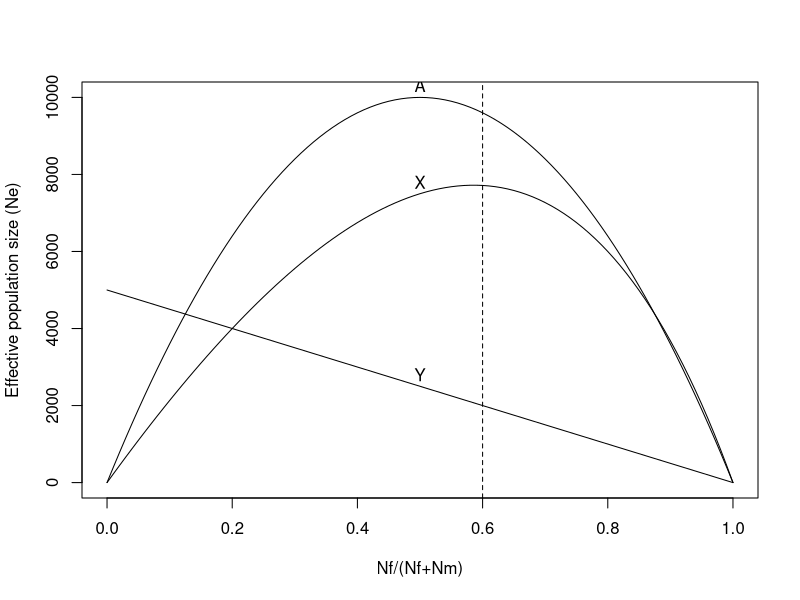
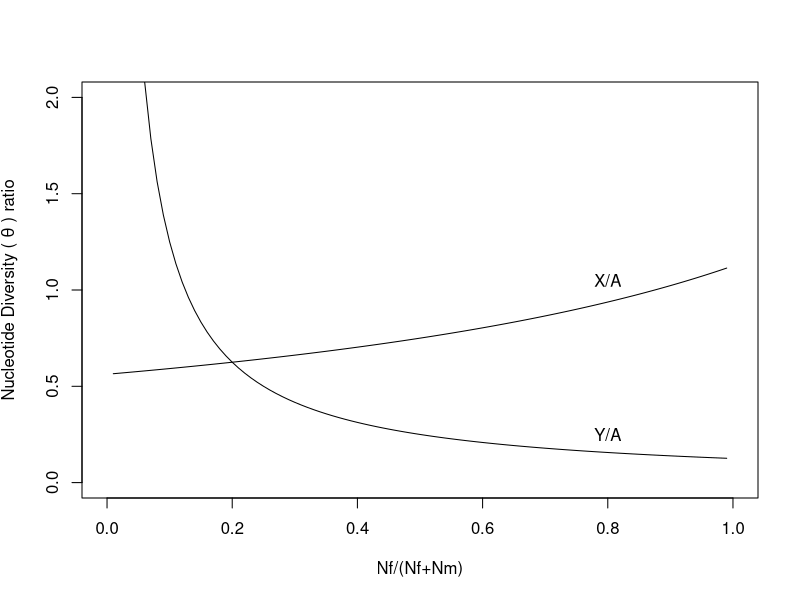

Generate these figures, in order, with R:
Nf=5000 #number of females
Nm=5000 #number of males
N=Nf+Nm #total number of individuals
x=Nf/(Nf+Nm) #proportion of females

#Expected Ne as a function of the sex ratio for different chromosome types in a neutral model
curve(4*N*(1-x)*x, from=0,to=1, #autosomes
      ylab="Effective population size (Ne)", 
      xlab= "Nf/(Nf+Nm)", 
      ylim=c(0,10000))
curve(9*N*x*(x-1)/(2*(x-2)),from=0,to=1, add=T) #Xchromosomes
curve(N*(1-x)/2,from=0,to=1, add=T) #Ychromosomes
text(0.5,2800, labels="Y")
text(0.5,7800, labels="X")
text(0.5,10300, labels="A")
abline(v=0.6,lty=2)

#Nucelotide diversity ratios (for a neutral model, assuming equal mutation rates, and theta=4Nemu)
curve(((9*N*x*(x-1)/(2*(x-2))))/(4*N*(1-x)*x), from=0, to=1,
      ylab=expression(paste("Nucleotide Diversity ( ", theta, " ) ratio")),
      xlab="Nf/(Nf+Nm)",
      ylim=c(0,2))
curve((N*(1-x)/2)/(4*N*(1-x)*x), from=0, to=1,add=T)
text(0.8,1.05, labels="X/A")
text(0.8,0.25, labels="Y/A")
#abline(v=0.6,lty=2)
#points(0.6,tx_x_auto,pch=20,col="darkgreen") #empirical X/A weighted theta
#points(0.6,sc_x_auto,pch=20,col="darkred") #empirical X/A weighted theta
#points(0.6,fl_x_auto,pch=20,col="darkred") #empirical X/A weighted theta

#points(0.6,1.0,pch=15,col="darkgreen") # X/A mlhka
#points(0.6,0.017,pch=15,col="red") # Y/A mlhka
#points(0.6,tx_y_auto,pch=20, col="black") #empirical Y/A weighted theta
#points(0.6,sc_y_auto,pch=20, col="black") #empirical Y/A weighted theta
#points(0.6,fl_y_auto,pch=20, col="black") #empirical Y/A weighted theta

#segments(x0=0.6, y0=0.74, x1=0.6, y1=0.96, lwd=2, col="black") #conf interval for weighted mean X/A theta TX
#segments(x0=0.6, y0=0.001, x1=0.6, y1=0.07, lwd=2, col="black") #conf interval for weighted mean Y/A theta TX

#TX
#segments(x0=0.6,y0=lowerXA,x1=0.6,y1=upperXA,lwd=2, col="black")
#SC
#segments(x0=0.6,y0=lowerSC_XA,x1=0.6,y1=upperSC_XA,lwd=2, col="black")
#FL
#segments(x0=0.6,y0=lowerSC_XA,x1=0.6,y1=upperSC_XA,lwd=2, col="black")


#legend(x=0.2,y=2.0, c(expression(paste("X/A weighted mean ", theta, "  TX ")), 
                      #expression(paste("X/A weighted mean ", theta, "  SC & FL "))
                      #expression(paste("Y/A weighted mean ", theta, " "))),
       #pch=20,col=c("darkgreen","darkred","black"),pt.cex=1.2,
       #cex=0.7, box.lty=0)
#legend(x=0.2,y=2.0, c("X/A mlhka scalar", "Y/A mlhka scalar"),
        #pch=15,col=c("darkgreen","red"),pt.cex=1.2,
        #cex=0.7, box.lty=0)
#legend(x=0.2,y=1.6, c("mlhka credibility interval"),
        #cex=0.7, box.lty=0,lty=c(1),col="black", lwd=3)

#legend(x=0.2,y=1.4, c("likelihood credibility interval"),
       #cex=0.7, box.lty=0,lty=c(1),col="black", lwd=2)
#legend(x=0.2,y=1.6, c("bootstrapped confidence interval"),
       #cex=0.7, box.lty=0,lty=c(1),col="red", lwd=2)
